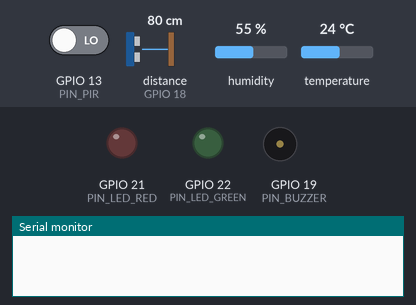
A sketch run on a simulated ESP32. On the bench: output pins drawn as LEDs (lit = HIGH), buzzer (waves = sounding, pin HIGH), the last lines printed to the serial monitor. Wiring (from diagram.json): ultrasonic range finder: trigger GPIO 5; echo GPIO 18. The inputs (shaded band) are chosen by the test bench; at power-on: distance to the obstacle (sensor on GPIO 18) 80 cm, GPIO 13 (PIN_PIR) LOW, humidity 55 %, temperature 24 °C. The echo pulse lasts 58.3 µs per cm; WiFi joins after 1.5 s; servers stay silent unless stated; uploads are accepted with an empty reply; pins used as bus, display or sensor lines are not drawn.

Above: at 0.0 s.
At 3.2 s:
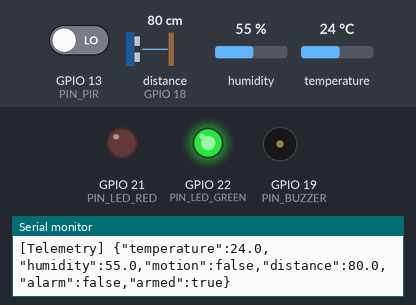
3.3 s: distance to the obstacle (sensor on GPIO 18) set to 33 cm
4.8 s: distance to the obstacle (sensor on GPIO 18) set to 28 cm
At 5.8 s:
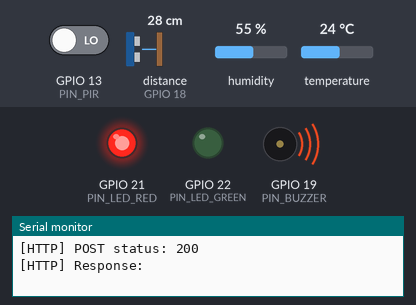
Timing chart, 0 to 7.8 s (numbered marks = the images above; inputs shaded):
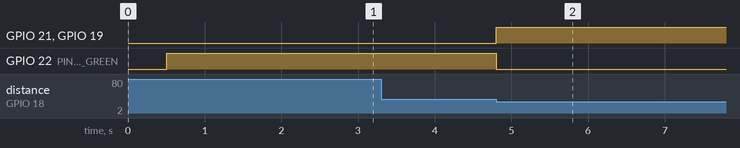

Measured:
- the behaviour switches between 31 and 30 cm on distance to the obstacle (sensor on GPIO 18) (found by bisection; images 1 and 2)
- after the input at 4.8 s, GPIO 21 (PIN_LED_RED), GPIO 19 (PIN_BUZZER): LOW → HIGH at once; GPIO 22 (PIN_LED_GREEN): HIGH → LOW at once

The sketch:

sketch.ino
```cpp
/*
 * IOE Smart Security System
 * ESP32 + DHT22 + HC-SR04 + PIR + LEDs + Buzzer
 * Sends telemetry to the React dashboard through HTTPS.
 */

#include <WiFi.h>
#include <WiFiClientSecure.h>
#include <HTTPClient.h>
#include <DHTesp.h>
#include <math.h>

// Wi-Fi
const char* WIFI_SSID = "Wokwi-GUEST";
const char* WIFI_PASSWORD = "";

// Dashboard HTTP bridge
const char* BRIDGE_URL =
  "https://pins-erik-palmer-valium.trycloudflare.com/api/wokwi/telemetry";

// ESP32 pins
const int PIN_PIR = 13;
const int PIN_TRIG = 5;
const int PIN_ECHO = 18;
const int PIN_BUZZER = 19;
const int PIN_LED_RED = 21;
const int PIN_LED_GREEN = 22;
const int PIN_DHT = 15;

// DHT22 sensor
DHTesp dht;

// Security state
bool armed = true;
bool alarmActive = false;

// Timing
unsigned long lastPost = 0;
unsigned long lastDHTRead = 0;
unsigned long lastWiFiAttempt = 0;

const unsigned long POST_INTERVAL = 1000;
const unsigned long DHT_INTERVAL = 2200;
const unsigned long WIFI_RETRY_INTERVAL = 10000;

// Cached DHT22 readings
float temperature = 25.0f;
float humidity = 55.0f;
bool validDHT = false;

// Read ultrasonic distance
float readDistanceCm() {
  digitalWrite(PIN_TRIG, LOW);
  delayMicroseconds(2);

  digitalWrite(PIN_TRIG, HIGH);
  delayMicroseconds(10);
  digitalWrite(PIN_TRIG, LOW);

  unsigned long duration = pulseIn(PIN_ECHO, HIGH, 30000);

  if (duration == 0) {
    return 150.0f;
  }

  return duration * 0.0343f / 2.0f;
}

// Connect to Wi-Fi
bool connectWiFi() {
  Serial.println("[WiFi] Connecting to Wokwi-GUEST...");

  WiFi.mode(WIFI_STA);
  WiFi.setSleep(false);
  WiFi.begin(WIFI_SSID, WIFI_PASSWORD);

  unsigned long started = millis();

  while (WiFi.status() != WL_CONNECTED &&
         millis() - started < 15000) {
    delay(250);
    Serial.print(".");
  }

  Serial.println();

  if (WiFi.status() == WL_CONNECTED) {
    Serial.print("[WiFi] Connected. IP: ");
    Serial.println(WiFi.localIP());
    return true;
  }

  Serial.println("[WiFi] Connection failed.");
  return false;
}

// Update alarm outputs
void updateAlarm(bool motion, float distance) {
  alarmActive = armed && (motion || distance < 30.0f);

  digitalWrite(PIN_LED_RED, alarmActive ? HIGH : LOW);
  digitalWrite(PIN_LED_GREEN, alarmActive ? LOW : HIGH);
  digitalWrite(PIN_BUZZER, alarmActive ? HIGH : LOW);
}

// Send telemetry to the dashboard
void sendTelemetry(
  float temp,
  float hum,
  bool motion,
  float distance
) {
  if (WiFi.status() != WL_CONNECTED) {
    Serial.println("[HTTP] Wi-Fi disconnected.");
    return;
  }

  String payload = "{";
  payload += "\"temperature\":" + String(temp, 1) + ",";
  payload += "\"humidity\":" + String(hum, 1) + ",";
  payload += "\"motion\":";
  payload += motion ? "true" : "false";
  payload += ",\"distance\":" + String(distance, 1) + ",";
  payload += "\"alarm\":";
  payload += alarmActive ? "true" : "false";
  payload += ",\"armed\":";
  payload += armed ? "true" : "false";
  payload += "}";

  Serial.print("[Telemetry] ");
  Serial.println(payload);

  WiFiClientSecure client;

  // DEMO ONLY: disables TLS certificate verification.
  // Use proper certificate verification in production.
  client.setInsecure();

  HTTPClient http;

  // Keep failed requests from blocking the loop too long.
  http.setConnectTimeout(3000);
  http.setTimeout(3000);

  if (!http.begin(client, BRIDGE_URL)) {
    Serial.println("[HTTP] Request initialization failed.");
    return;
  }

  http.addHeader("Content-Type", "application/json");
  http.addHeader("Cache-Control", "no-cache");

  int status = http.POST(payload);

  Serial.printf("[HTTP] POST status: %d\n", status);

  if (status > 0) {
    Serial.print("[HTTP] Response: ");
    Serial.println(http.getString());
  } else {
    Serial.print("[HTTP] Error: ");
    Serial.println(HTTPClient::errorToString(status));
  }

  http.end();
}

// Initialize hardware
void setup() {
  Serial.begin(115200);
  delay(500);

  Serial.println();
  Serial.println("==================================");
  Serial.println(" IOE Smart Security System");
  Serial.println(" ESP32 + DHT22 + HC-SR04 + PIR");
  Serial.println("==================================");

  pinMode(PIN_PIR, INPUT);
  pinMode(PIN_TRIG, OUTPUT);
  pinMode(PIN_ECHO, INPUT);
  pinMode(PIN_BUZZER, OUTPUT);
  pinMode(PIN_LED_RED, OUTPUT);
  pinMode(PIN_LED_GREEN, OUTPUT);

  digitalWrite(PIN_TRIG, LOW);
  digitalWrite(PIN_BUZZER, LOW);
  digitalWrite(PIN_LED_RED, LOW);
  digitalWrite(PIN_LED_GREEN, HIGH);

  dht.setup(PIN_DHT, DHTesp::DHT22);

  connectWiFi();
  lastWiFiAttempt = millis();

  Serial.println("[Setup] Sensor initialization complete.");
}

// Main loop
void loop() {
  unsigned long now = millis();

  // Reconnect Wi-Fi when needed
  if (WiFi.status() != WL_CONNECTED &&
      now - lastWiFiAttempt >= WIFI_RETRY_INTERVAL) {
    lastWiFiAttempt = now;
    connectWiFi();
  }

  // Read DHT22 at its scheduled interval
  if (lastDHTRead == 0 ||
      now - lastDHTRead >= DHT_INTERVAL) {
    lastDHTRead = now;

    TempAndHumidity readings = dht.getTempAndHumidity();

    if (!isnan(readings.temperature) &&
        !isnan(readings.humidity) &&
        readings.temperature >= -40.0f &&
        readings.temperature <= 80.0f &&
        readings.humidity >= 0.0f &&
        readings.humidity <= 100.0f) {

      temperature = readings.temperature;
      humidity = readings.humidity;
      validDHT = true;

      Serial.printf(
        "[DHT22] Temperature: %.1f C, Humidity: %.1f %%\n",
        temperature,
        humidity
      );
    } else {
      validDHT = false;
      Serial.println("[DHT22] Invalid reading.");
    }
  }

  // Read PIR and ultrasonic sensors
  bool motion = digitalRead(PIN_PIR) == HIGH;
  float distance = readDistanceCm();

  // Update LEDs, buzzer, and alarm state
  updateAlarm(motion, distance);

  // Send telemetry at the configured interval
  now = millis();

  if (now - lastPost >= POST_INTERVAL) {
    lastPost = now;

    if (validDHT) {
      sendTelemetry(
        temperature,
        humidity,
        motion,
        distance
      );
    } else {
      Serial.println(
        "[Telemetry] Waiting for a valid DHT22 reading."
      );
    }
  }

  delay(20);
}
```
